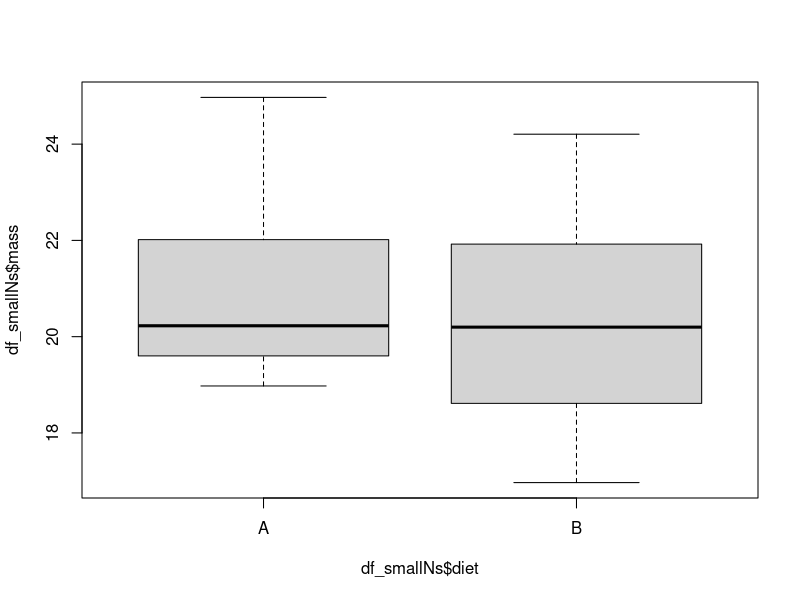
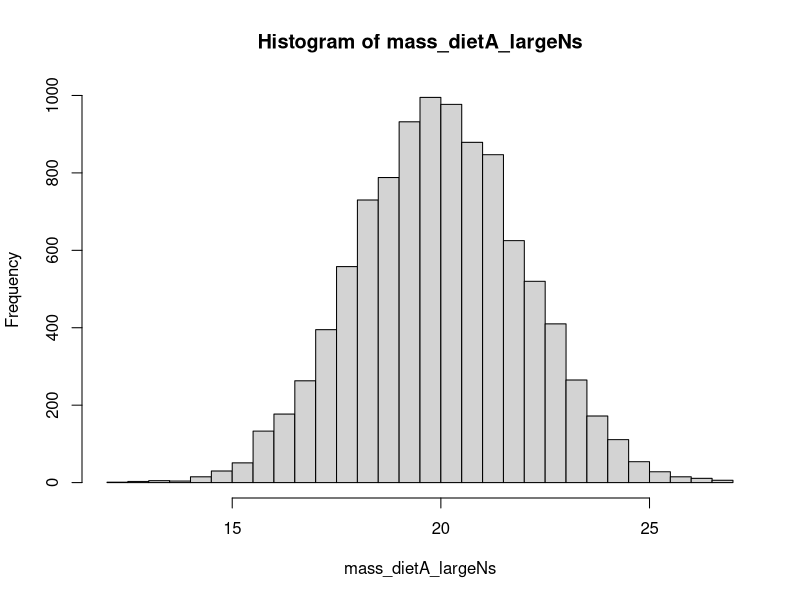
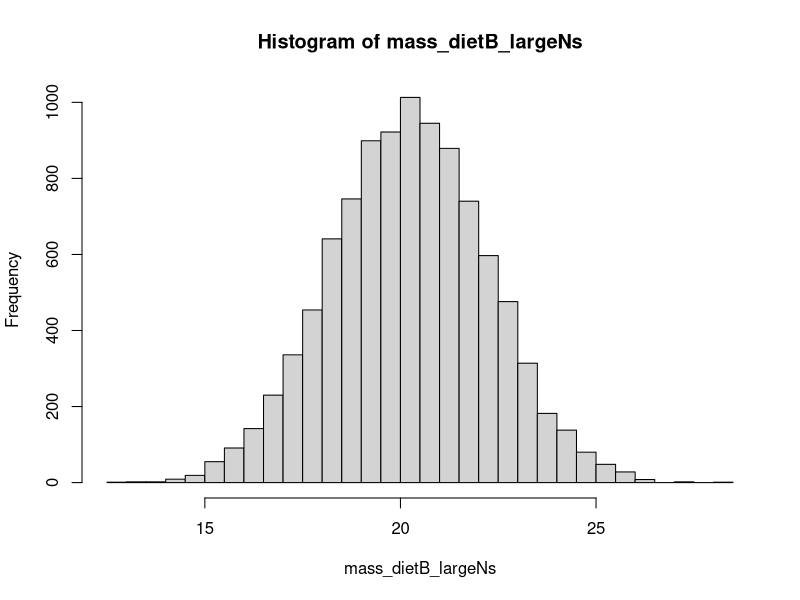
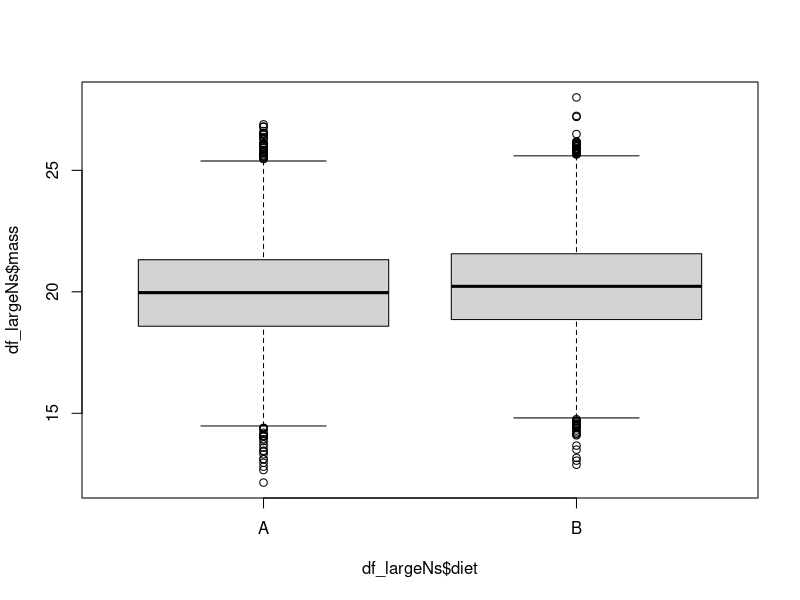

Generate these figures, in order, with R:
#### Thinking about "practical" vs. "statistical" significance
#### Let's show the influence of sample size on the p-value for a t-test
#### when the effect size is extremely small (~1% difference)

set.seed(22)

mass_dietA_smallNs <- rnorm(10, 20, 2)
mass_dietB_smallNs <- rnorm(10, 20.2, 2)

## Do the distributions "look" different?
#hist(mass_dietA_smallNs, breaks=10)
#hist(mass_dietB_smallNs, breaks=10)
  

df_smallNs <- data.frame(c(mass_dietA_smallNs,
                           mass_dietB_smallNs),
                         c(rep("A",10),rep("B",10)))# construct a data frame for analysis

colnames(df_smallNs) <- c("mass","diet")

boxplot(df_smallNs$mass~df_smallNs$diet)

tapply(df_smallNs$mass, INDEX=df_smallNs$diet, FUN=mean)



## Repeat the process, but with a very large N (10000)
mass_dietA_largeNs <- rnorm(10000, 20, 2)
mass_dietB_largeNs <- rnorm(10000, 20.2, 2)

## Do the distributions "look" different?
hist(mass_dietA_largeNs, breaks=50)
hist(mass_dietB_largeNs, breaks=50)


df_largeNs <- data.frame(c(mass_dietA_largeNs,
                           mass_dietB_largeNs),
                         c(rep("A",10000),rep("B",10000)))# construct a data frame for analysis

colnames(df_largeNs) <- c("mass","diet")

boxplot(df_largeNs$mass~df_largeNs$diet)

tapply(df_largeNs$mass, INDEX=df_largeNs$diet, FUN=mean)






## What if we run formal hypothesis tests?

t.test(mass_dietA_smallNs, mass_dietB_smallNs) # p=.59

t.test(mass_dietA_largeNs, mass_dietB_largeNs) # p=6.726e-14

## we can always store our test result as an object for later use
t_result <- t.test(mass_dietA_largeNs, mass_dietB_largeNs)

str(t_result)
t_result$statistic
t_result$p.value




















